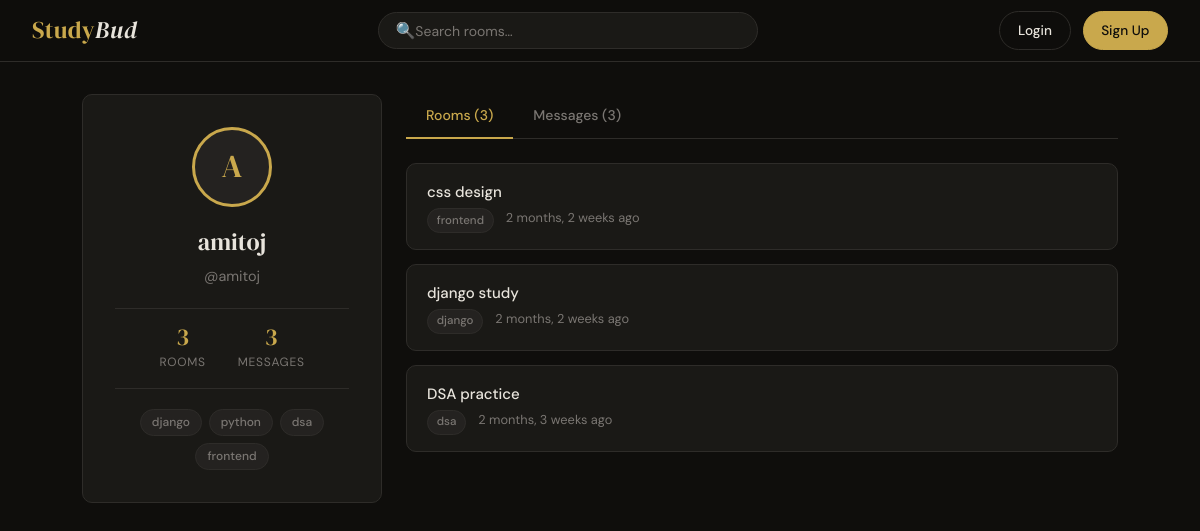
Page /profile/1/ on the committed database.
### base/models.py (models this page shows, shortened)
class Topic(models.Model):
    name = models.CharField(max_length=200)
    def __str__(self):
        return self.name

class Room(models.Model):
    host = models.ForeignKey(User, on_delete=models.SET_NULL, null=True)
    topic = models.ForeignKey(Topic, on_delete=models.SET_NULL, null=True)
    name = models.CharField(max_length=200)
    description = models.TextField(null=True, blank=True)
    participants = models.ManyToManyField(User, related_name='participants', blank=True)
    updated = models.DateTimeField(auto_now=True)
    created = models.DateTimeField(auto_now_add=True)
    class Meta:
        ordering = ['-updated', '-created']

### base/views.py (the view)
# urls.py: path('profile/<str:pk>/',views.userProfile, name="user-profile"),
def userProfile(request, pk):
    user = User.objects.get(id=pk)
    rooms = user.room_set.all()
    room_messages = user.message_set.all()
    topics = Topic.objects.all()
    context={'user': user, 'rooms': rooms, 'room_messages': room_messages, 'topics': topics}
    return render(request, 'base/profile.html', context)

### base/templates/base/profile.html (shortened to what this page needs)
{% extends 'base/main.html' %}
{% block content %}
<div class="profile-layout">
  <aside>
    <div class="profile-card">
      <div class="profile-avatar">{{ user.username|first|upper }}</div>
      <h1 class="profile-name">{{ user.username }}</h1>
      <p class="profile-username">@{{ user.username }}</p>
      <div class="profile-stats">
        <div class="stat">
          <div class="stat-num">{{ rooms.count }}</div>
          <div class="stat-label">Rooms</div>
        </div>
        <div class="stat">
          <div class="stat-num">{{ room_messages.count }}</div>
          <div class="stat-label">Messages</div>
        </div>
      </div>
      <div class="profile-topics">
        {% for topic in topics %}
          <span class="tag">{{ topic.name }}</span>
        {% endfor %}
      </div>
    </div>
  </aside>
  <main>
    <div class="tabs">
      <div class="tab active" onclick="showTab('rooms', this)">Rooms ({{ rooms.count }})</div>
      <div class="tab" onclick="showTab('messages', this)">Messages ({{ room_messages.count }})</div>
    </div>
    <div id="tab-rooms" class="tab-content">
      <div class="profile-rooms">
        {% for room in rooms %}
        <div class="profile-room-item">
          <div class="profile-room-item__info">
            <div class="profile-room-item__name">
              <a href="{% url 'room' room.id %}">{{ room.name }}</a>
            </div>
            <div class="profile-room-item__meta">
              <a href="{% url 'home' %}?q={{ room.topic.name }}" class="tag" style="font-size:.72rem;padding:.15rem .55rem;">{{ room.topic }}</a>
              <span>{{ room.updated|timesince }} ago</span>
            </div>
          </div>
        </div>
        {% empty %}
        <div class="empty-state">No rooms created yet.</div>
        {% endfor %}
      </div>
    </div>
  </main>
</div>
{% endblock %}

### base/templates/base/main.html (style rules this page uses)
:root { --bg: #0f0e0c; --surface: #1a1916; --surface2: #242220; --border: #2e2c29; --accent: #c9a84c; --accent2: #e8c97a; --text: #e8e4dc; --muted: #7a7672; --danger: #c0544a; --radius: 10px; --font-head: 'DM Serif Display', Georgia, serif; --font-body: 'DM Sans', sans-serif; }
*, *::before, *::after { box-sizing: border-box; margin: 0; padding: 0; }
body { background: var(--bg); color: var(--text); font-family: var(--font-body); font-size: 15px; line-height: 1.6; min-height: 100vh; }
a { color: inherit; text-decoration: none; }
.tag { display: inline-block; padding: .2rem .7rem; border-radius: 40px; font-size: .75rem; font-weight: 500; background: var(--surface2); color: var(--muted); border: 1px solid var(--border); }

### base/templates/base/profile.html (style rules this page uses)
.profile-layout { display: grid; grid-template-columns: 300px 1fr; gap: 1.5rem; max-width: 1100px; margin: 0 auto; padding: 2rem; align-items: start; }
.profile-card { background: var(--surface); border: 1px solid var(--border); border-radius: var(--radius); padding: 2rem; text-align: center; position: sticky; top: 80px; }
.profile-avatar { width: 80px; height: 80px; border-radius: 50%; background: var(--surface2); border: 3px solid var(--accent); display: flex; align-items: center; justify-content: center; font-family: var(--font-head); font-size: 2rem; color: var(--accent); margin: 0 auto 1rem; }
.profile-name { font-family: var(--font-head); font-size: 1.5rem; font-weight: 400; margin-bottom: .25rem; }
.profile-username { color: var(--muted); font-size: .9rem; margin-bottom: 1.25rem; }
.profile-stats { display: flex; justify-content: center; gap: 2rem; padding: 1rem 0; border-top: 1px solid var(--border); border-bottom: 1px solid var(--border); margin-bottom: 1.25rem; }
.stat { text-align: center; }
.stat-num { font-family: var(--font-head); font-size: 1.5rem; color: var(--accent); line-height: 1; }
.stat-label { font-size: .75rem; color: var(--muted); text-transform: uppercase; letter-spacing: .06em; margin-top: .2rem; }
.profile-topics { display: flex; flex-wrap: wrap; gap: .4rem; justify-content: center; }
.tabs { display: flex; gap: 0; border-bottom: 1px solid var(--border); margin-bottom: 1.5rem; }
.tab { padding: .65rem 1.25rem; font-size: .875rem; font-weight: 500; color: var(--muted); cursor: pointer; border-bottom: 2px solid transparent; margin-bottom: -1px; transition: all .2s; }
.tab.active { color: var(--accent); border-bottom-color: var(--accent); }
.profile-rooms { display: flex; flex-direction: column; gap: .85rem; }
.profile-room-item { background: var(--surface); border: 1px solid var(--border); border-radius: var(--radius); padding: 1rem 1.25rem; display: flex; align-items: center; justify-content: space-between; gap: 1rem; transition: border-color .2s; }
.profile-room-item__info { flex: 1; }
.profile-room-item__name { font-weight: 500; margin-bottom: .25rem; }
.profile-room-item__meta { font-size: .8rem; color: var(--muted); display: flex; gap: .75rem; }

### rows in the picture
Topic: name "django"
Topic: name "python"
Topic: name "dsa"
Topic: name "frontend"
Room: name "css design", topic "frontend", updated "2 months, 2 weeks"
Room: name "django study", topic "django", updated "2 months, 2 weeks"
Room: name "DSA practice", topic "dsa", updated "2 months, 3 weeks"

### other values in the picture
{{ user.username|first|upper }} "A"
{{ user.username }} "amitoj"
{{ rooms.count }} "3"
{{ room_messages.count }} "3"
